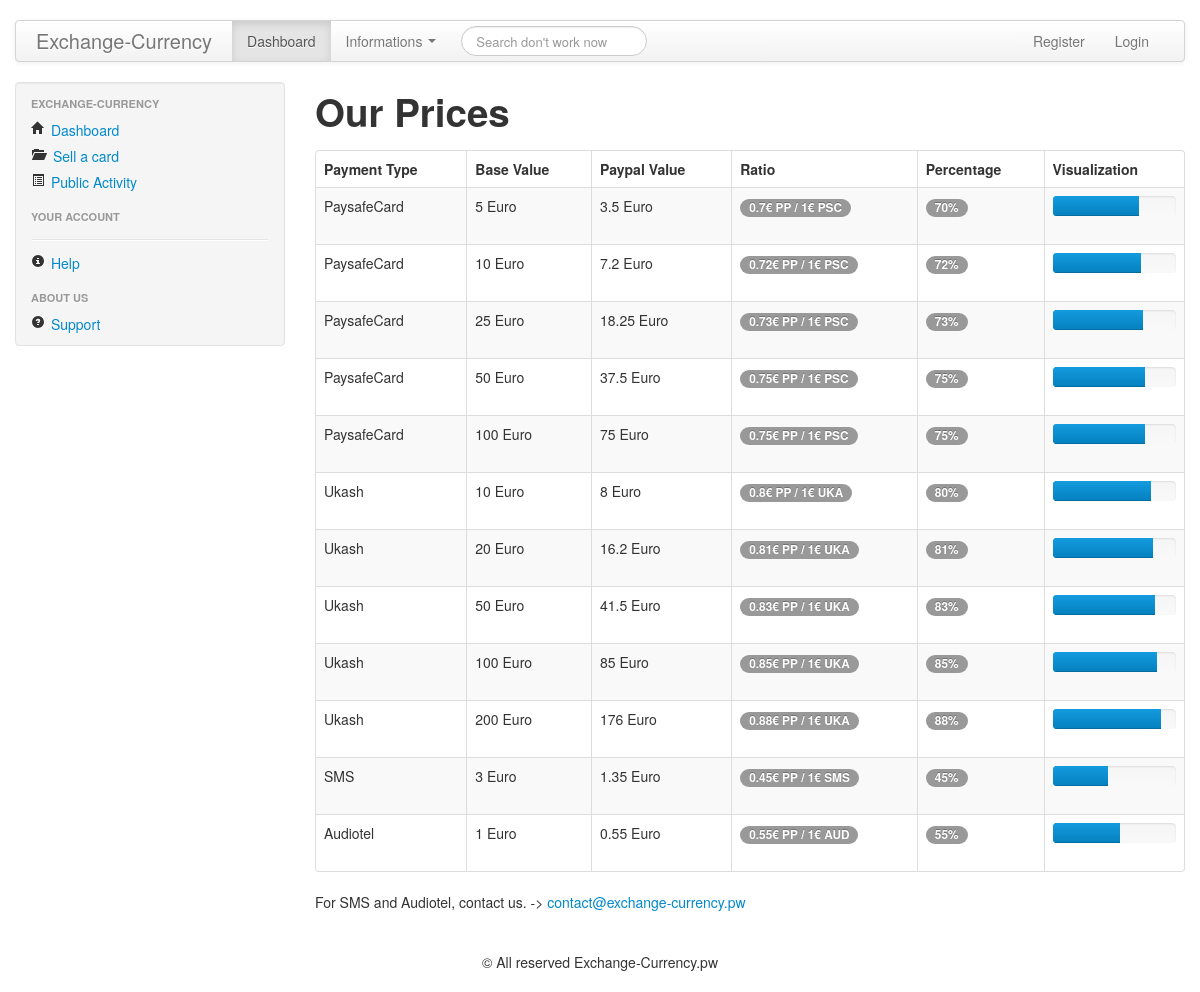
The page /index.php?p=pricing on the database its author committed.
### tables this page shows
CREATE TABLE `pricing` (
  `id` int(11) NOT NULL,
  `type` varchar(200) DEFAULT NULL,
  `basevalue` int(11) DEFAULT NULL,
  `ratio` decimal(20,4) DEFAULT NULL,
  `abr` varchar(20) DEFAULT NULL
);

### inc/init.php (called while the page is built, shortened)
<?php
function securevar($var)
{
	$var = htmlspecialchars($var);
	$var = stripslashes($var);
	$var = htmlentities($var);
	$var = str_replace("#","", $var);
	$var = str_replace("--","",$var);
	return $var;
}
?>

### pages/pricing.php (the view, shortened to what this page needs)
<div class="span9">
					<h1>
						Our Prices
					</h1>
					<table class="table table-bordered table-striped">
						<thead>
							<tr>
								<th>
									Payment Type
								</th>
								<th>
									Base Value
								</th>
								<th>
									Paypal Value
								</th>
								<th>
									Ratio
								</th>
								<th>
									Percentage
								</th>
								<th>
									Visualization
								</th>
							</tr>
						</thead>
						<tbody>
						<?php
						try
						{
							$bdd = new PDO('mysql:host='.$db_address.';dbname='.$db_base.'', $db_user, $db_password);
						}
						catch (Exception $e)
						{
							die('Erreur : ' . $e->getMessage());
						}
						$reponse = $bdd->query('SELECT * FROM pricing ORDER BY id');
						while ($donnees = $reponse->fetch())
						{
						$prc = $donnees['ratio']*100;
						$paypalvalue = $donnees['ratio']*$donnees['basevalue'];
						?>
							<tr>
								<td>
									<?php echo $donnees['type']; ?>
								</td>
								<td>
									<?php echo $donnees['basevalue']; ?> Euro
								</td>
								<td>
									<?php echo $paypalvalue; ?> Euro
								</td>
								<td>
									<span class="badge"><?php $temp547 = $paypalvalue/$donnees['basevalue']; echo $temp547 . '&euro; PP / 1&euro; '.$donnees['abr'] ; ?></span>
								</td>
								<td>
									<span class="badge"><?php echo $prc ?>%</span>
								</td>
								<td>
									<div class="progress">
										<div class="bar" style="width: <?php echo $prc ?>%;"></div>
									</div>
								</td>
							</tr>
						<?php
						}
						?>
						</tbody>
					</table>
					For SMS and Audiotel, contact us. -> <a href="mailto:contact@exchange-currency.pw">contact@exchange-currency.pw</a><br /><br /><br />
				</div>

### inc/head.php (shortened to what this page needs)
<!DOCTYPE html>
<html lang="fr">
	<head>
		<link href="css/bootstrap.min.css" rel="stylesheet">
		<link href="css/bootstrap-responsive.min.css" rel="stylesheet">
		<link href="css/site.css" rel="stylesheet">
	</head>

### inc/haut.php
	<body>
		<div class="container">
<?php
include('inc/navbar.php');
?>
			<div class="row">
<?php include('inc/menu.php'); ?>

### inc/navbar.php (shortened to what this page needs)
<div class="navbar">
	<div class="navbar-inner">
		<div class="container">
			<a class="btn btn-navbar" data-toggle="collapse" data-target=".nav-collapse"> <span class="icon-bar"></span> <span class="icon-bar"></span> <span class="icon-bar"></span> </a> <a class="brand" href="index.php">Exchange-Currency</a>
			<div class="nav-collapse">
				<ul class="nav">
					<li class="active">
						<a href="index.php?p=dashboard">Dashboard</a>
					</li>
					<li class="dropdown">
						<a href="index.php?p=help" class="dropdown-toggle" data-toggle="dropdown">Informations <b class="caret"></b></a>
					</li>
				</ul>
				<form class="navbar-search pull-left" action="">
					<input type="text" class="search-query span2" placeholder="Search don't work now" />
				</form>
				<ul class="nav pull-right">
				<?php
				if($connected)
				{
					?>
					<li>
						<a href="index.php?p=account"><?php echo $pseudo; ?></a>
					</li>
					<li>
						<a href="index.php?p=logout">Logout</a>
					</li>
					<?php
				}
				else
				{
					?>
					<li>
						<a href="index.php?p=register">Register</a>
					</li>
					<li>
						<a href="index.php?p=login">Login</a>
					</li>
					<?php
				}
				?>
				</ul>
			</div>
		</div>
	</div>
</div>

### inc/menu.php (shortened to what this page needs)
<div class="span3">
	<div class="well" style="padding: 8px 0;">
		<ul class="nav nav-list">
			<li class="nav-header">
				Exchange-Currency
			</li>
			<li <?php if($page == "dashboard") { echo 'class="active"'; } ?>>
				<a href="index.php?p=dashboard"><i class="icon-home"></i> Dashboard</a>
			</li>
			<li <?php if($page == "sell") { echo 'class="active"'; } ?>>
				<a href="index.php?p=sell"><i class="icon-folder-open"></i> Sell a card</a>
			</li>
			<li <?php if($page == "activity") { echo 'class="active"'; } ?>>
				<a href="index.php?p=activity"><i class="icon-list-alt"></i> Public Activity</a>
			</li>
			<li class="nav-header">
				Your Account
			</li>
			<li class="divider">
			</li>
			<li <?php if($page == "help") { echo 'class="active"'; } ?>>
				<a href="index.php?p=help"><i class="icon-info-sign "></i> Help</a>
			</li>
			<li class="nav-header">
				About US
			</li>
			<li <?php if($page == "support") { echo 'class="active"'; } ?>>
				<a href="index.php?p=support"><i class="icon-question-sign "></i> Support</a>
			</li>
		</ul>
	</div>
</div>

### index.php (shortened to what this page needs)
<?php
include('inc/config.php');
include('inc/init.php');
if(isset($_SESSION['pseudo']) && $_SESSION['pseudo'] != "Anonymous")
{
	$connected = true;
	$pseudo = $_SESSION['pseudo'];
	if(in_array($pseudo,$admins))
	{
		$_SESSION['admin'] = true;
	}
	else
	{
		$_SESSION['admin'] = false;
	}
}
else
{
	$connected = false;
}
$page = 'dashboard';
if(isset($_GET['p'])) {
    $p = securevar($_GET['p']);
    if($connected && in_array($p, $co_pages)) {
        $page = $p;
    }
    elseif(!$connected && in_array($p, $ano_pages)) {
        $page = $p;
    }
	elseif($_SESSION['admin'] == true && in_array($p, $admin_pages))
	{
		$page = $p;
	}
    elseif(in_array($p, $pages)) {
        $page = $p;
    }
}
?>
<?php
include('inc/head.php');
include('inc/haut.php');
?>
<?php
if(file_exists('pages/'.$page.'.php'))
{
    include('pages/'.$page.'.php');
}
else
{
    echo ' <h1> &nbsp;&nbsp;&nbsp;&nbsp;404 Error</h1>
	&nbsp;&nbsp;&nbsp;&nbsp;&nbsp;&nbsp;&nbsp;&nbsp;&nbsp;&nbsp;&nbsp;&nbsp;This page doesn\'t exist.';
}
?>
<?php
include('inc/footer.php');
?>

### inc/footer.php (shortened to what this page needs)
			</div>
		</div>
		<div align="center">&copy; All reserved Exchange-Currency.pw</div>
	</body>
</html>

### css/site.css (style rules this page uses)
body { padding-top:20px; padding-bottom:20px; }
h1 { padding-bottom:0.2em; }

### rows shown on the page
pricing: type "PaysafeCard", basevalue "5", paypalvalue "3.5", temp547 "0.7", abr "PSC", ratio "70"
pricing: type "PaysafeCard", basevalue "10", paypalvalue "7.2", temp547 "0.72", abr "PSC", ratio "72"
pricing: type "PaysafeCard", basevalue "25", paypalvalue "18.25", temp547 "0.73", abr "PSC", ratio "73"
pricing: type "PaysafeCard", basevalue "50", paypalvalue "37.5", temp547 "0.75", abr "PSC", ratio "75"
pricing: type "PaysafeCard", basevalue "100", paypalvalue "75", temp547 "0.75", abr "PSC", ratio "75"
pricing: type "Ukash", basevalue "10", paypalvalue "8", temp547 "0.8", abr "UKA", ratio "80"
pricing: type "Ukash", basevalue "20", paypalvalue "16.2", temp547 "0.81", abr "UKA", ratio "81"
pricing: type "Ukash", basevalue "50", paypalvalue "41.5", temp547 "0.83", abr "UKA", ratio "83"
pricing: type "Ukash", basevalue "100", paypalvalue "85", temp547 "0.85", abr "UKA", ratio "85"
pricing: type "Ukash", basevalue "200", paypalvalue "176", temp547 "0.88", abr "UKA", ratio "88"
pricing: type "SMS", basevalue "3", paypalvalue "1.35", temp547 "0.45", abr "SMS", ratio "45"
pricing: type "Audiotel", basevalue "1", paypalvalue "0.55", temp547 "0.55", abr "AUD", ratio "55"
